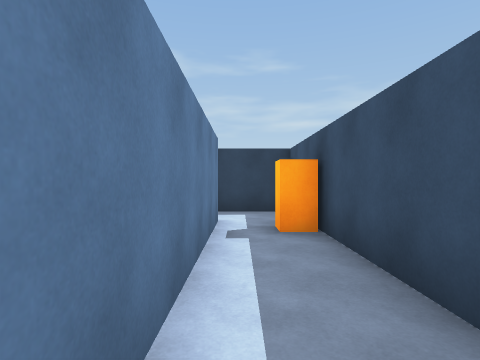
view 1 (above)

17 first-person views from a walk through a Unity game level. The camera is 1.5 m above the floor, looks level and sees 80° across. The floor is counted in squares, 2 m on a side. Each view is taken from the middle of a square. On the plan, view 1 faces up. The plan holds only what a view shows up to about 10 squares ahead; the rest is blank. The place goes on beyond the plan. Some animated figures are not drawn.

view 2
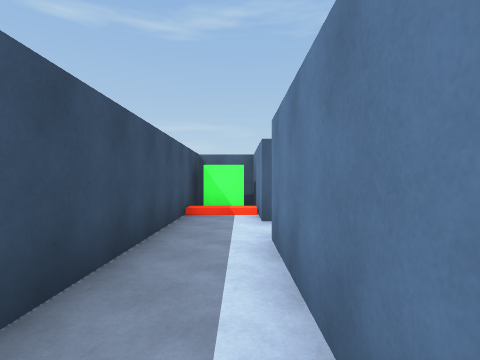

view 3
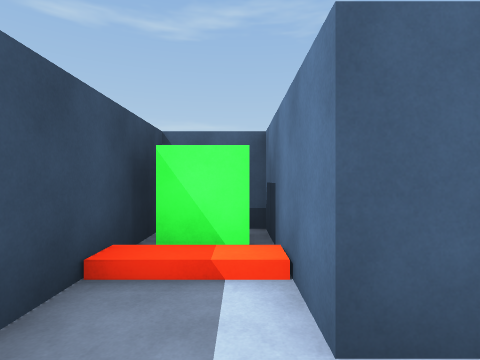

view 4
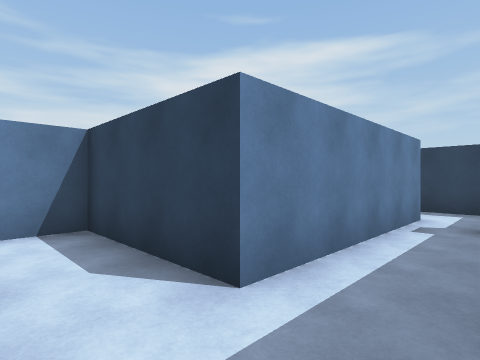

view 5
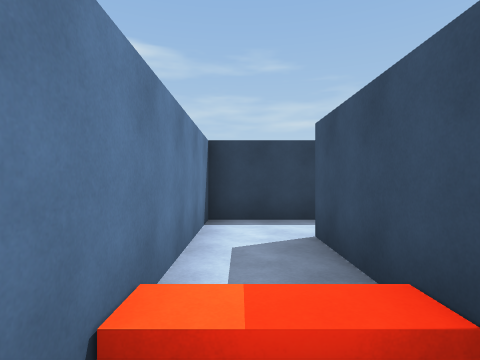

view 6
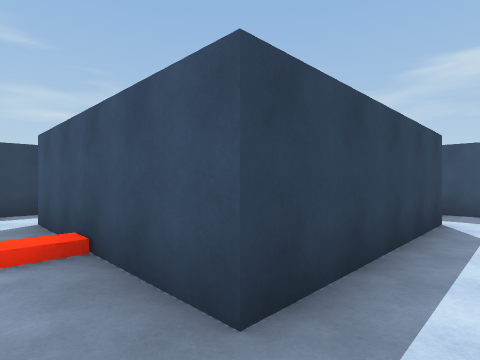

view 7
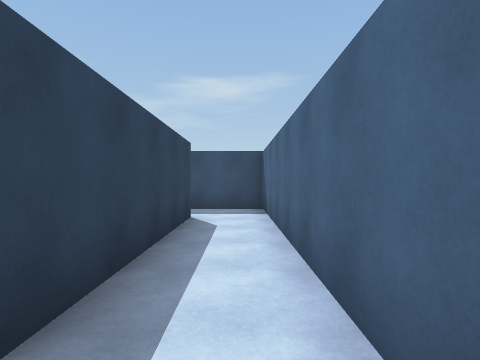

view 8
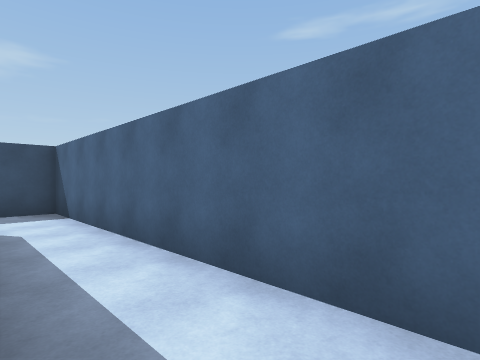

view 9
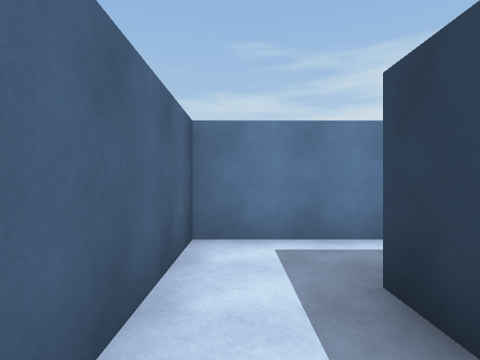

view 10
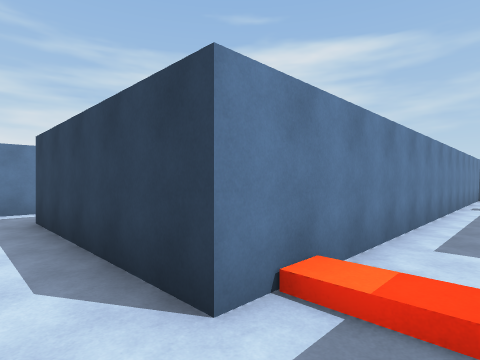

view 11
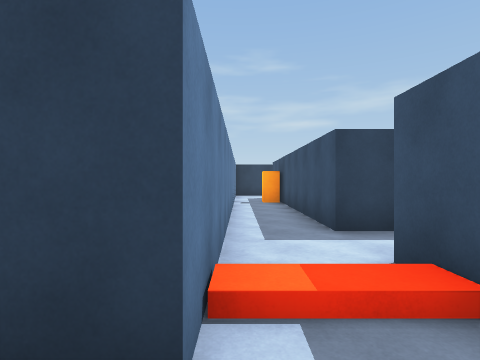

view 12
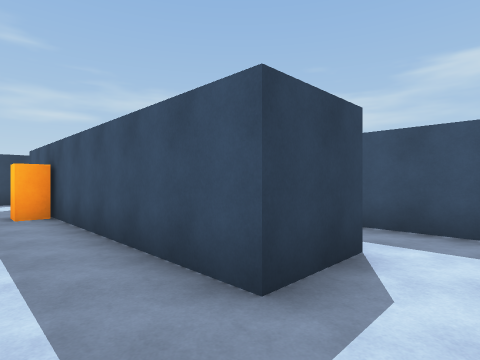

view 13
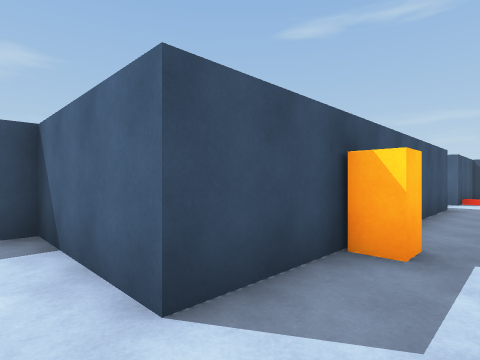

view 14
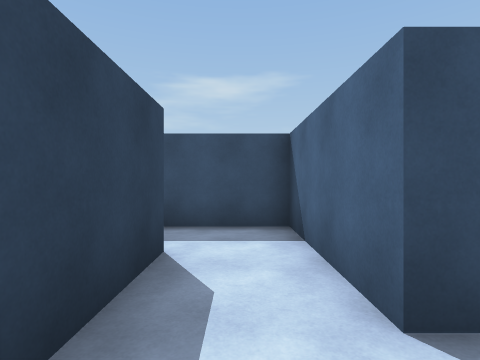

view 15
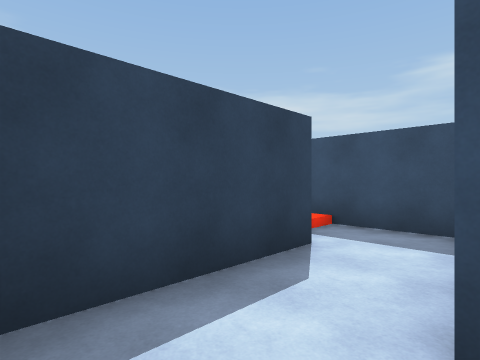

view 16
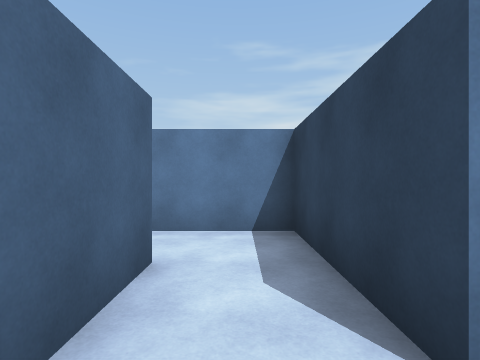

view 17
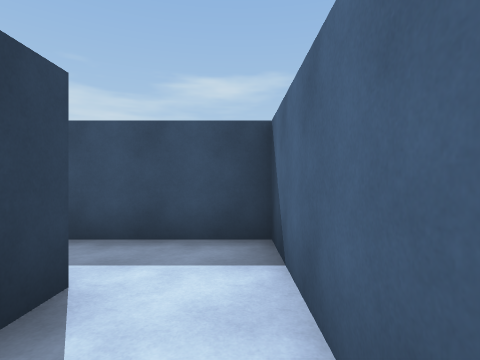

### Floor plan
Points are (right, up) in squares from view 1. A wall is a line through its corners. A room is listed if a view was taken in it or the views show most of it. See-through windows are left out.
Room 1 (views 1, 2, 3, 4)
walls: (-0.4, -1.2) (-0.4, -4.4) (1.2, -4.4) (1.2, 4.5); (-0.4, 5.2) (-0.4, 0.4); (0.9, 6.8) (-0.8, 6.8)
ways out: opening at (-1.5, -0.5) to room 2; opening at (-1.5, 6)
objects: other object (0, -4); other object (1, 4)
Room 2 (views 5, 6, 7, 8, 9, 10, 11)
walls: (-1.1, -1.2) (-0.4, -1.2); (-0.4, 0.4) (-3.6, 0.4) (-3.6, -7.6) (4.4, -7.6) (4.4, -4.4); (2.8, -4.5) (2.8, -6) (-2, -6) (-2, -1.1)
ways out: opening at (-1.5, -0.5) to room 1; opening at (3.5, -5.5) to room 3
Room 3 (views 12, 13, 14, 15, 17)
walls: (6, -2.8) (4.4, -2.8) (4.4, 5.2) (6.6, 5.2); (4.4, -4.4) (6.6, -4.4); (6, 6.8) (2.8, 6.8) (2.8, -4.5)
ways out: opening at (3.5, -5.5) to room 2; opening at (5.5, 6) to room 4; opening at (5.5, -3.5)
objects: other object (4, 3)
Room 4 (view 16)
walls: (6.6, 5.2) (7.6, 5.2) (7.6, 6.6)
ways out: opening at (5.5, 6) to room 3; opening at (7, 7.5)

Where each view was taken, in squares from view 1:
view 1: 0 up, 0 right, facing up
view 2: 4 up, 0 right, facing down
view 3: 0 up, 0 right, facing down
view 4: 1 down, 1 right, facing up-left
view 5: 5 down, 3 left, facing up
view 6: 7 down, 3 left, facing up-right
view 7: 7 down, 3 left, facing right
view 8: 6 down, 3 left, facing down-right
view 9: 7 down, 0 right, facing left
view 10: 7 down, 4 right, facing up-left
view 11: 7 down, 3 right, facing up
view 12: 4 down, 3 right, facing up-right
view 13: 6 up, 3 right, facing down-right
view 14: 6 up, 3 right, facing right
view 15: 5 up, 3 right, facing up-right
view 16: 6 up, 7 right, facing left
view 17: 4 down, 4 right, facing right
